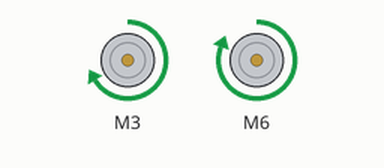
Recording of a sketch running on a simulated ESP8266 (NodeMCU). Parts: 2 × DC motor (green arrow = forward, orange = backward, longer = faster). WiFi joins after 1.5 s; servers stay silent unless stated.

Above: at 0.1 s.
Timing chart, 0 to 1.6 s (numbered marks = the images above):
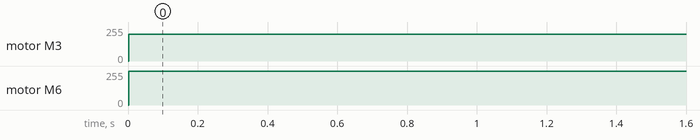

The sketch:

Robo.ino
```cpp
#include <ESP8266WiFi.h>

const char* ssid = "metra";
const char* password = "14062005";
const uint16_t port = 80;

WiFiServer wifiServer(port);
String req;

//motor A - Right
#define EN_A 4
#define IN1_A 3
#define IN2_A 2
int rval;

//motor B - Left
#define EN_B  7
#define IN1_B  6
#define IN2_B  5
int lval;

//____motors____
#define LIMIT_SPEED 10

#include <GyverMotor.h>
GMotor motR (DRIVER3WIRE, IN1_A, IN2_A, EN_A);
GMotor motL (DRIVER3WIRE, IN1_B, IN2_B, EN_B);

void setup() {

  Serial.begin(115200);

  WiFi.begin(ssid, password);

  //  while (WiFi.status() != WL_CONNECTED) {
  //    delay(1000);
  //    Serial.println("Connecting..");
  //  }
  //
  //  Serial.print("Connected to WiFi. IP:");
  //  Serial.println(WiFi.localIP());

  pinMode(EN_A, OUTPUT);
  pinMode(IN1_A, OUTPUT);
  pinMode(IN1_A, OUTPUT);

  motR.setMode(AUTO);
  motR.setMinDuty(20);

  motL.setMode(AUTO);
  motL.setMinDuty(20);

  wifiServer.begin();
}

void loop() {
  //  WiFiClient client = wifiServer.available();

  //  if (client) {
  //    while (client.connected()) {
  //      while (client.available() > 0) {
  //        char c = client.read();
  //        Serial.write(c);
  //      }
  //    }
  //    client.stop();
  //  }

  lval = 120;
  rval = 200;

  //  if (client.available() > 0) {
  //    req = client.readStringUntil('\0');
  //    lval = req.toInt();
  //    req = client.readStringUntil('\0');
  //    rval = req.toInt();
  //  }
  //  Serial.print(lval);
  //  Serial.print("\t");
  //  Serial.println(rval);
  motR.smoothTick(rval);
  //motL.smoothTick(lval);
}
```

Measured:
- by itself, motor M3: stopped → forward 200/255 at 0.00 s
- by itself, motor M6: stopped → forward 255/255 at 0.00 s
